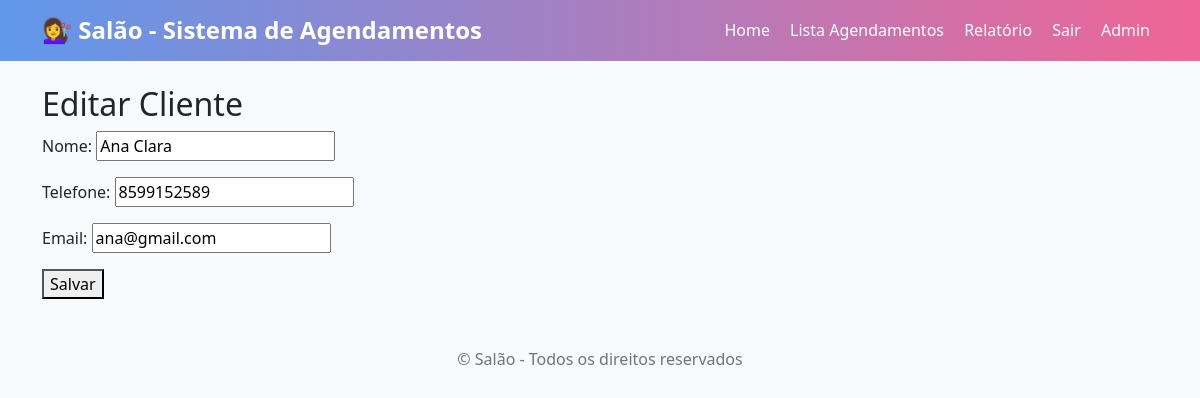
/clientes/1/editar/ (signed in), run on the app's committed database.
### salao/models/cliente.py (models this page shows, shortened)
class Cliente(models.Model):
    nome = models.CharField(max_length=100)
    telefone = models.CharField(max_length=20, blank=True, null=True)
    email = models.EmailField(blank=True, null=True)

### salao/views/cliente_view.py (the view)
# urls.py: path('<int:pk>/editar/', cliente_edit, name='cliente_edit'),
@login_required
@permission_required('salao.change_cliente', raise_exception=True)
def cliente_edit(request, pk):
    cliente = get_object_or_404(Cliente, pk=pk)
    if request.method == 'POST':
        form = ClienteForm(request.POST, instance=cliente)
        if form.is_valid():
            form.save()
            return redirect('clientes_list')
    else:
        form = ClienteForm(instance=cliente)
    return render(request, 'clientes/cliente_form.html', {'form': form, 'title': 'Editar Cliente'})

### salao/forms/cliente_form.py
class ClienteForm(forms.ModelForm):
    class Meta:
        model = cliente.Cliente
        fields = ['nome','telefone','email']

### salao/templates/clientes/cliente_form.html (shortened to what this page needs)
{% extends 'base.html' %}
{% block content %}
<h2>{{ title }}</h2>
<form method="post">
    {{ form.as_p }}
    <button type="submit">Salvar</button>
</form>
{% endblock %}

### salao/templates/base.html (style rules this page uses)
body { background-color: #f8f9fa; }

### data on the page
Cliente: nome "Ana Clara", telefone "8599152589", email "ana@gmail.com"

### other printed values
{{ title }} "Editar Cliente"
